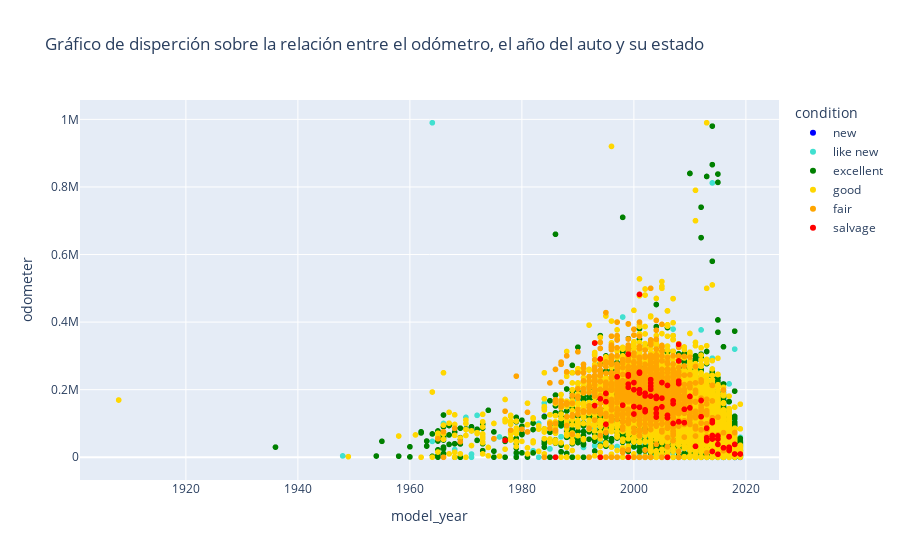

The notebook cell saved with this chart:
### Markdown cell above
### Gráfico de dispersión odómetro-año-condición ###

### Code cell
import pandas as pd
import plotly.express as px

# Leer los datos del archivo CSV y crear columna 'manufacturer' a partir de la columna 'model'

car_data = pd.read_csv("../vehicles_us.csv")
car_data["manufacturer"] = car_data["model"].str.split().str[0]

# Definir orden de aparición y colores de la columna 'condition'

condition_order = ['new','like new','excellent','good','fair','salvage']
condition_color = {'new':'blue','like new':'turquoise','excellent':'green','good':'gold','fair':'orange','salvage':'red'}

# Se crea el gráfico de dispersión

fig = px.scatter(car_data, x="model_year", y="odometer", color="condition",title="Gráfico de disperción sobre la relación entre el odómetro, el año del auto y su estado", category_orders={'condition':condition_order}, color_discrete_map=condition_color)

# Mostrar el gráfico Plotly

fig.show()

### Prueba sobre si se ve bien seleccionando solo un manufacturador: NO

#select_manuf = ['hyundai']
#car_select_manuf = car_data[car_data['manufacturer'].isin(select_manuf)]

#fig_2 = px.scatter(car_select_manuf, x='model_year', y='odometer', color='condition', category_orders={'condition':condition_order}, color_discrete_map=condition_color)
#fig_2.show()

### Figure 1 — Plotly figure (JSON) as saved in the notebook; plotly's stock layout.template omitted (floating-point values rounded to 4 significant figures; data arrays with more than 128 entries replaced by an {"elided": "..."} marker saying what was removed)
{"data": [{"hovertemplate": "condition=new<br>model_year=%{x}<br>odometer=%{y}<extra></extra>", "legendgroup": "new", "marker": {"color": "blue", "symbol": "circle"}, "mode": "markers", "name": "new", "showlegend": true, "type": "scattergl", "x": {"elided": "143 float values"}, "xaxis": "x", "y": {"elided": "143 float values"}, "yaxis": "y"}, {"hovertemplate": "condition=like new<br>model_year=%{x}<br>odometer=%{y}<extra></extra>", "legendgroup": "like new", "marker": {"color": "turquoise", "symbol": "circle"}, "mode": "markers", "name": "like new", "showlegend": true, "type": "scattergl", "x": {"elided": "4742 float values"}, "xaxis": "x", "y": {"elided": "4742 float values"}, "yaxis": "y"}, {"hovertemplate": "condition=excellent<br>model_year=%{x}<br>odometer=%{y}<extra></extra>", "legendgroup": "excellent", "marker": {"color": "green", "symbol": "circle"}, "mode": "markers", "name": "excellent", "showlegend": true, "type": "scattergl", "x": {"elided": "24773 float values"}, "xaxis": "x", "y": {"elided": "24773 float values"}, "yaxis": "y"}, {"hovertemplate": "condition=good<br>model_year=%{x}<br>odometer=%{y}<extra></extra>", "legendgroup": "good", "marker": {"color": "gold", "symbol": "circle"}, "mode": "markers", "name": "good", "showlegend": true, "type": "scattergl", "x": {"elided": "20145 float values"}, "xaxis": "x", "y": {"elided": "20145 float values"}, "yaxis": "y"}, {"hovertemplate": "condition=fair<br>model_year=%{x}<br>odometer=%{y}<extra></extra>", "legendgroup": "fair", "marker": {"color": "orange", "symbol": "circle"}, "mode": "markers", "name": "fair", "showlegend": true, "type": "scattergl", "x": {"elided": "1607 float values"}, "xaxis": "x", "y": {"elided": "1607 float values"}, "yaxis": "y"}, {"hovertemplate": "condition=salvage<br>model_year=%{x}<br>odometer=%{y}<extra></extra>", "legendgroup": "salvage", "marker": {"color": "red", "symbol": "circle"}, "mode": "markers", "name": "salvage", "showlegend": true, "type": "scattergl", "x": [1999.0, 2008.0, 2012.0, 1995.0, 2003.0, 2005.0, 2008.0, 2001.0, 2001.0, 1998.0, 2001.0, 2003.0, 2008.0, 2000.0, 2005.0, 2014.0, 2003.0, 1997.0, NaN, 2009.0, 2013.0, 2006.0, 2015.0, 2018.0, 2006.0, 1994.0, 1995.0, 2019.0, 1995.0, 2018.0, 2000.0, 2014.0, NaN, 2004.0, 2001.0, 2015.0, 2007.0, 2004.0, 2014.0, 1999.0, NaN, 2007.0, NaN, 2013.0, 1999.0, 2015.0, 2013.0, 2003.0, 1977.0, 2014.0, 2000.0, 2017.0, 2017.0, 2014.0, 2014.0, 2004.0, 1995.0, 2013.0, NaN, 1999.0, 2002.0, 2010.0, NaN, 2004.0, 2018.0, 2003.0, 2008.0, NaN, NaN, 2017.0, 2017.0, 2017.0, 2009.0, 2001.0, 2002.0, 1996.0, NaN, 2010.0, 2002.0, 2007.0, 2000.0, NaN, 2001.0, 2005.0, 2001.0, 1993.0, 2005.0, 2012.0, 1999.0, 2003.0, 2016.0, 2006.0, 1994.0, 2008.0, 2014.0, 1993.0, 2005.0, 2006.0, 2001.0, 2011.0, 2008.0, 2004.0, 2015.0, 2007.0, 1986.0, 2013.0, NaN, 1994.0, 1999.0, 1997.0, 2008.0, NaN, 2017.0, 2013.0, 2002.0], "xaxis": "x", "y": [216300.0, 285000.0, 120000.0, 164200.0, 229700.0, 175000.0, 334200.0, 482000.0, 249000.0, 154100.0, 251900.0, 219700.0, 218000.0, 128000.0, 221200.0, 64050.0, NaN, NaN, 108000.0, 142000.0, 57500.0, 0.0, 63000.0, 38000.0, 116600.0, 0.0, NaN, 9621.0, 97800.0, NaN, 150000.0, 17080.0, 48500.0, 130200.0, 200000.0, 8900.0, NaN, 174000.0, 63400.0, 305000.0, 108000.0, 167000.0, 279000.0, NaN, 240500.0, 38000.0, 86000.0, 210000.0, 50000.0, 108000.0, 221000.0, 29330.0, 60920.0, NaN, 53890.0, 143300.0, 189000.0, NaN, 163000.0, 244400.0, 189400.0, 180000.0, NaN, 119000.0, 9621.0, 180800.0, 105000.0, 235300.0, 125000.0, 24500.0, 29330.0, 60920.0, 102200.0, NaN, 140200.0, NaN, 49680.0, 146000.0, 135000.0, 100000.0, 200000.0, 47000.0, 148000.0, NaN, 190000.0, 153000.0, 149000.0, 168000.0, 163.0, 201000.0, 28000.0, 124000.0, 291000.0, NaN, 102600.0, 338000.0, NaN, 212500.0, NaN, 32320.0, NaN, 180000.0, 54000.0, 158700.0, 100.0, 49000.0, 267400.0, 173000.0, 207000.0, 238200.0, 225000.0, 106300.0, 20000.0, NaN, 181500.0], "yaxis": "y"}], "layout": {"legend": {"title": {"text": "condition"}, "tracegroupgap": 0}, "title": {"text": "Gráfico de disperción sobre la relación entre el odómetro, el año del auto y su estado"}, "xaxis": {"anchor": "y", "domain": [0, 1], "title": {"text": "model_year"}}, "yaxis": {"anchor": "x", "domain": [0, 1], "title": {"text": "odometer"}}}}
